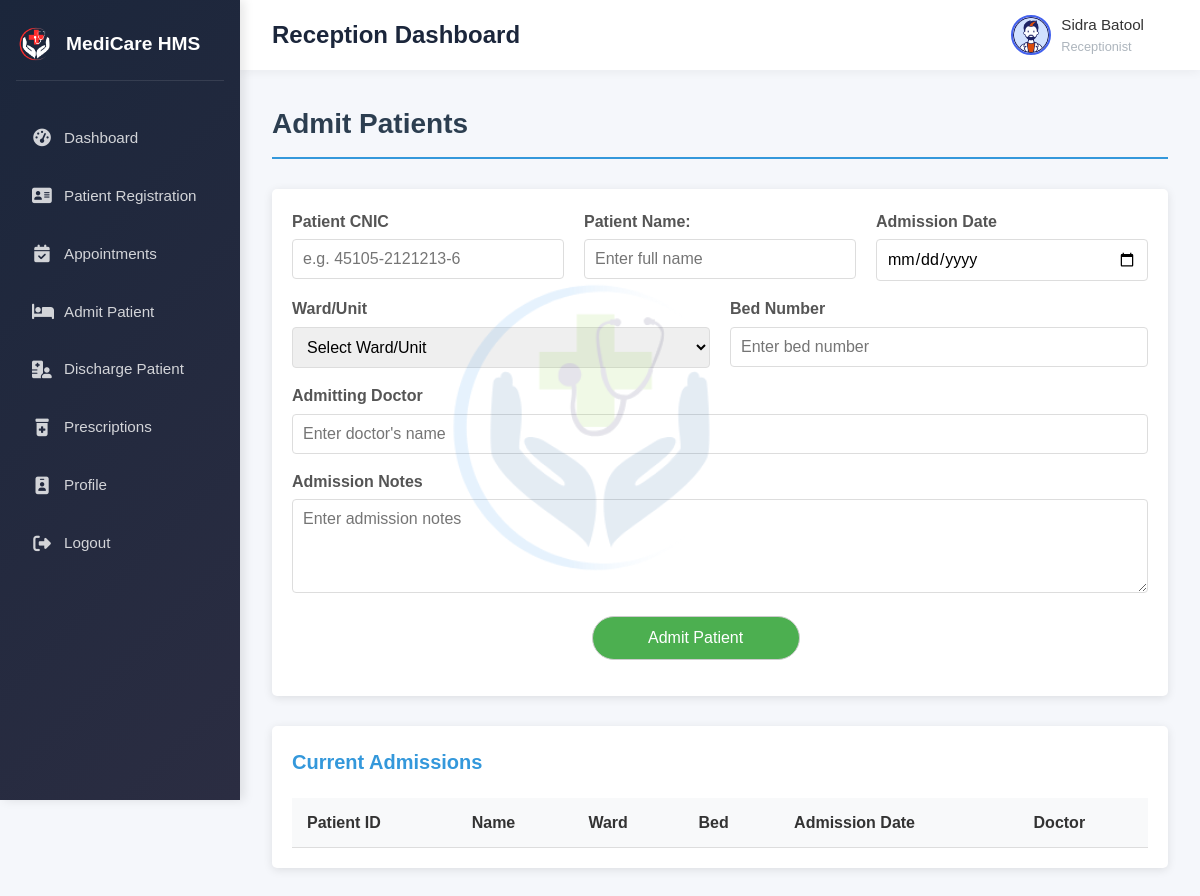
Before: /Reception/admit.php (signed in) with the older database file.
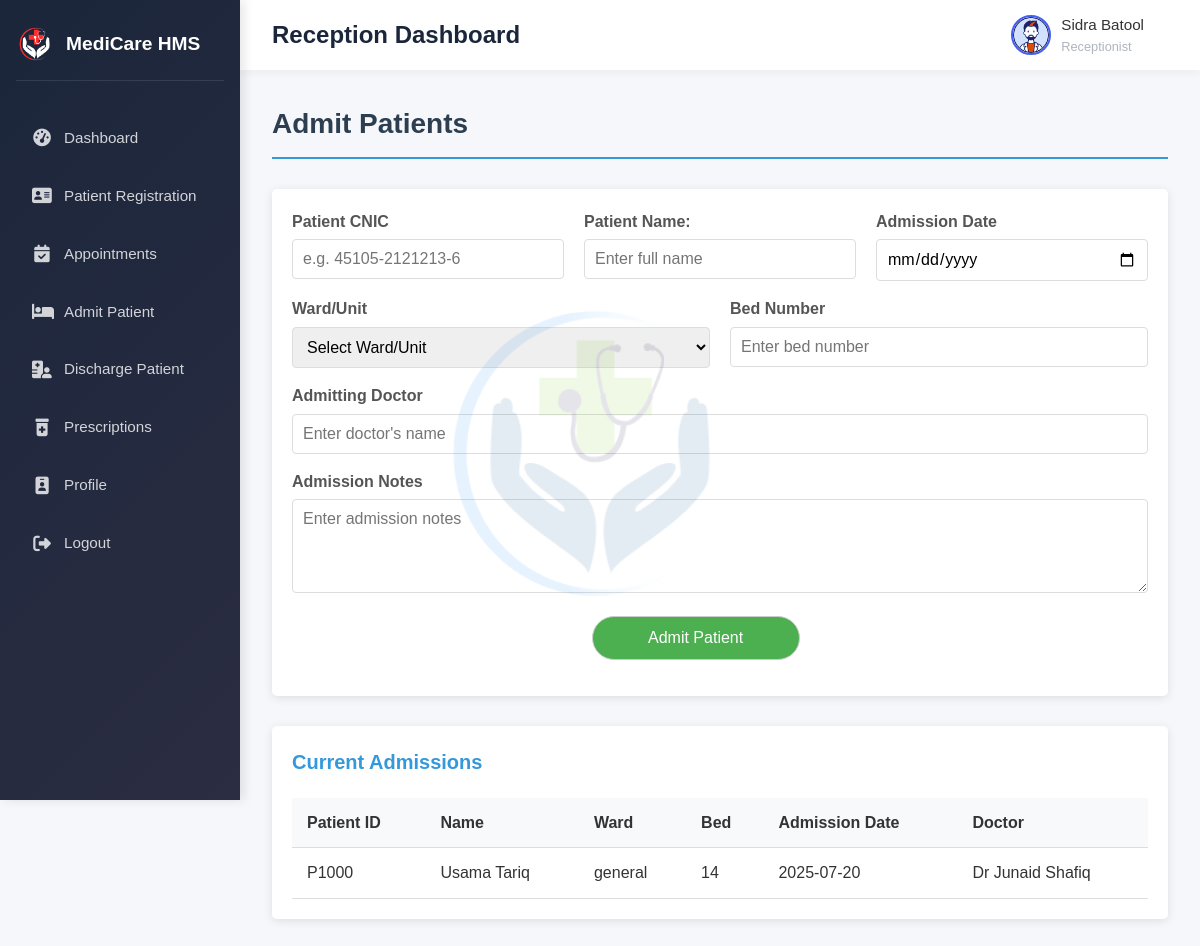
After: the same page with the newer database file.
### tables this page shows
CREATE TABLE `admin_patient` (
  `id` int(11) NOT NULL,
  `name` varchar(80) NOT NULL,
  `cnic` varchar(80) NOT NULL,
  `admit_date` date NOT NULL,
  `discharge_date` date NOT NULL,
  `ward` varchar(80) NOT NULL,
  `bed` varchar(80) NOT NULL,
  `doctor_name` varchar(80) NOT NULL,
  `notes` text NOT NULL,
  `status` varchar(80) NOT NULL,
  `discharge_status` varchar(80) NOT NULL,
  `discharge_summary` text NOT NULL
);

### Reception/admit.php (the view, shortened to what this page needs)
<!DOCTYPE html>
<html lang="en">
<head>
</head>
<body>
    <?php
    include 'header.php';
    include 'navbar.php';
    ?>
    <div class="main-content">
        <div class="page-header">
            <h1>Admit Patients</h1>
        </div>
        <div class="tab-content " id="admission">
            <div class="card">
                <form method="post">
                    <div class="form-row">
                        <div class="form-group">
                            <label for="patient-id">Patient CNIC</label>
                            <input type="text" id="cnic" name="cnic" class="form-control"
                                placeholder="e.g. 45105-2121213-6" pattern="[0-9]{5}-[0-9]{7}-[0-9]{1}"
                                title="CNIC must be in the format 45105-2121213-6" required>
                        </div>
                        <div class="form-group">
                            <label for="patient-name">Patient Name:</label>
                            <input type="text" id="patient-name" name="fullname" class="form-control"
                                placeholder="Enter full name" pattern="[A-Za-z ]+"
                                title="Only letters and spaces are allowed" required>
                        </div>
                        <div class="form-group">
                            <label for="admission-date">Admission Date</label>
                            <input type="date" name="admit_date" id="admission-date" class="form-control" required>
                        </div>
                    </div>
                    <div class="form-row">
                        <div class="form-group">
                            <label for="ward">Ward/Unit</label>
                            <select id="ward" name="ward" class="form-control" required>
                                <option value="">Select Ward/Unit</option>
                            </select>
                        </div>
                        <div class="form-group">
                            <label for="bed">Bed Number</label>
                            <input type="text" id="bed" name="bed" class="form-control" placeholder="Enter bed number" required/>
                        </div>
                    </div>
                    <div class="form-group">
                        <label for="admitting-doctor">Admitting Doctor</label>
                        <input type="text" id="admitting-doctor" name="doctor_name" class="form-control" placeholder="Enter doctor's name"
                            pattern="[A-Za-z ]+" title="Only letters and spaces are allowed" required/>
                    </div>
                    <div class="form-group">
                        <label for="admission-notes">Admission Notes</label>
                        <textarea id="admission-notes" name="notes" class="form-control" rows="4"
                            placeholder="Enter admission notes"></textarea>
                    </div>
                    <button type="submit" name="submit" class="btn">Admit Patient</button>
                </form>
            </div>
            <div class="card">
                <div class="card-header">Current Admissions</div>
                <div class="table-container">
                    <table>
                        <thead>
                            <tr>
                                <th>Patient ID</th>
                                <th>Name</th>
                                <th>Ward</th>
                                <th>Bed</th>
                                <th>Admission Date</th>
                                <th>Doctor</th>
                            </tr>
                        </thead>
                        <tbody>
                            <?php
                          $i=1000;
                          $sql="select * from admin_patient where status='admit' order by id DESC";
                          $result=mysqli_query($con,$sql);
                          while($row=mysqli_fetch_array($result)){
                          ?>
                            <tr>
                                <td>P<?php echo $i++;?></td>
                                <td><?php echo $row['name'];?></td>
                                <td><?php echo $row['ward'];?></td>
                                <td><?php echo $row['bed'];?></td>
                                <td><?php echo $row['admit_date'];?></td>
                                <td><?php echo $row['doctor_name'];?></td>
                            </tr>
                            <?php } ?>
                        </tbody>
                    </table>
                </div>
            </div>
        </div>
    </div>
</body>
</html>

Changed rows visible on the page:
added admin_patient: name "Usama Tariq", ward "general", bed "14", admit_date "2025-07-20", doctor_name "Dr Junaid Shafiq"
